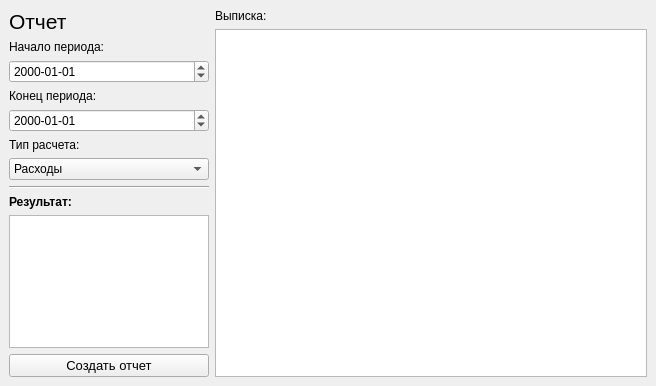
<?xml version="1.0" encoding="UTF-8"?>
<ui version="4.0">
 <class>bills_report_view</class>
 <widget class="QMainWindow" name="bills_report_view">
  <property name="geometry">
   <rect>
    <x>0</x>
    <y>0</y>
    <width>656</width>
    <height>386</height>
   </rect>
  </property>
  <property name="windowTitle">
   <string>Отчет</string>
  </property>
  <widget class="QWidget" name="centralwidget">
   <layout class="QHBoxLayout" name="horizontalLayout">
    <item>
     <layout class="QVBoxLayout" name="verticalLayout">
      <item>
       <widget class="QLabel" name="label">
        <property name="font">
         <font>
          <pointsize>16</pointsize>
         </font>
        </property>
        <property name="text">
         <string>Отчет</string>
        </property>
       </widget>
      </item>
      <item>
       <widget class="QLabel" name="label_2">
        <property name="text">
         <string>Начало периода:</string>
        </property>
       </widget>
      </item>
      <item>
       <widget class="QDateEdit" name="dateEdit_begin">
        <property name="displayFormat">
         <string>yyyy-MM-dd</string>
        </property>
       </widget>
      </item>
      <item>
       <widget class="QLabel" name="label_3">
        <property name="text">
         <string>Конец периода:</string>
        </property>
       </widget>
      </item>
      <item>
       <widget class="QDateEdit" name="dateEdit_end">
        <property name="displayFormat">
         <string>yyyy-MM-dd</string>
        </property>
       </widget>
      </item>
      <item>
       <widget class="QLabel" name="label_4">
        <property name="text">
         <string>Тип расчета:</string>
        </property>
       </widget>
      </item>
      <item>
       <widget class="QComboBox" name="comboBox_type">
        <item>
         <property name="text">
          <string>Расходы</string>
         </property>
        </item>
        <item>
         <property name="text">
          <string>Доходы</string>
         </property>
        </item>
       </widget>
      </item>
      <item>
       <widget class="Line" name="line">
        <property name="orientation">
         <enum>Qt::Horizontal</enum>
        </property>
       </widget>
      </item>
      <item>
       <widget class="QLabel" name="label_5">
        <property name="font">
         <font>
          <weight>75</weight>
          <bold>true</bold>
         </font>
        </property>
        <property name="text">
         <string>Результат:</string>
        </property>
       </widget>
      </item>
      <item>
       <widget class="QPlainTextEdit" name="plainTextEdit_result">
        <property name="sizePolicy">
         <sizepolicy hsizetype="Fixed" vsizetype="Expanding">
          <horstretch>0</horstretch>
          <verstretch>0</verstretch>
         </sizepolicy>
        </property>
        <property name="maximumSize">
         <size>
          <width>200</width>
          <height>16777215</height>
         </size>
        </property>
        <property name="readOnly">
         <bool>true</bool>
        </property>
       </widget>
      </item>
      <item>
       <spacer name="verticalSpacer">
        <property name="orientation">
         <enum>Qt::Vertical</enum>
        </property>
        <property name="sizeHint" stdset="0">
         <size>
          <width>20</width>
          <height>40</height>
         </size>
        </property>
       </spacer>
      </item>
      <item>
       <widget class="QPushButton" name="pushButton_create">
        <property name="font">
         <font>
          <pointsize>10</pointsize>
         </font>
        </property>
        <property name="text">
         <string>Создать отчет</string>
        </property>
        <property name="icon">
         <iconset>
          <normaloff>imgs/contract.png</normaloff>imgs/contract.png</iconset>
        </property>
       </widget>
      </item>
     </layout>
    </item>
    <item>
     <layout class="QVBoxLayout" name="verticalLayout_2">
      <item>
       <widget class="QLabel" name="label_6">
        <property name="text">
         <string>Выписка:</string>
        </property>
       </widget>
      </item>
      <item>
       <widget class="QTableView" name="tableView"/>
      </item>
     </layout>
    </item>
   </layout>
  </widget>
 </widget>
 <resources/>
 <connections/>
</ui>
